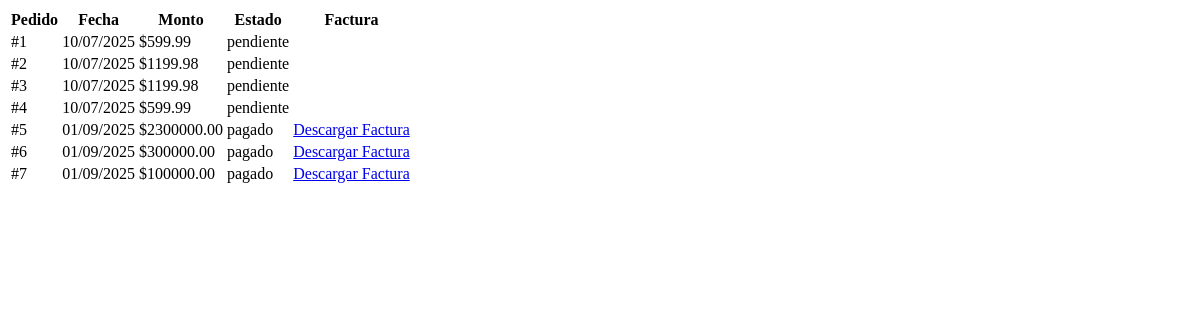
The app's page /dashboard/mis_pedidos (signed in), older data.
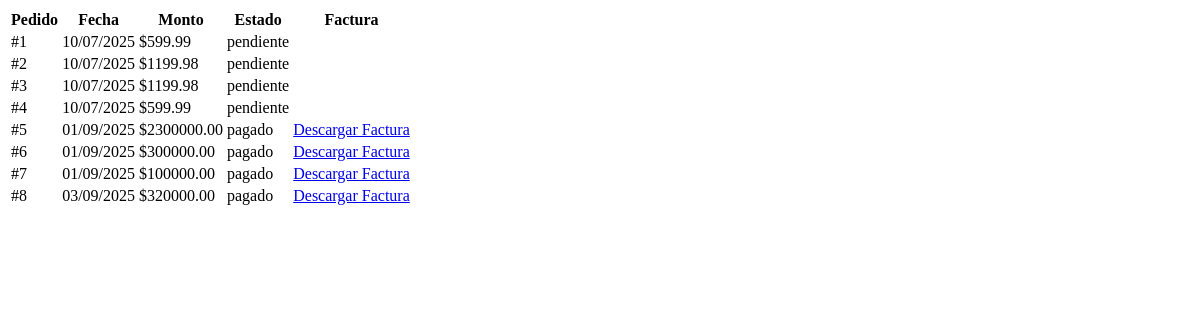
The same page, newer data.
### models/pedido.py (models this page shows)
class Pedido(db.Model):
    __tablename__ = 'pedidos'
    id = db.Column(db.Integer, primary_key=True)
    usuario_id = db.Column(db.Integer, db.ForeignKey('usuarios.id'))
    direccion_id = db.Column(db.Integer, db.ForeignKey('direcciones.id'))
    monto_total = db.Column(db.Numeric(10, 2), nullable=False)
    metodo_pago = db.Column(db.String(20), nullable=False)
    estado = db.Column(db.String(20), default='pendiente')
    fecha_creacion = db.Column(db.DateTime, default=db.func.current_timestamp())
    usuario = db.relationship('User', backref='pedidos')
    detalles = db.relationship('DetallePedido', back_populates='pedido', lazy=True)
    direccion = db.relationship('Direccion', backref='pedidos')

### routes/dashboard.py (the view)
@dashboard_bp.route('/mis_pedidos')
@login_required
def mis_pedidos():
    if current_user.rol != 'cliente':
        flash('Acceso denegado', 'danger')
        return redirect(url_for('dashboard.client_dashboard'))
    pedidos = Pedido.query.filter_by(usuario_id=current_user.id).all()
    return render_template('mis_pedidos.html', pedidos=pedidos)

### app.py (called while the page is built)
@login_manager.user_loader
def load_user(user_id):
    return db.session.get(User, int(user_id))

### templates/mis_pedidos.html
<table class="cart-table">
    <thead>
        <tr>
            <th>Pedido</th>
            <th>Fecha</th>
            <th>Monto</th>
            <th>Estado</th>
            <th>Factura</th>
        </tr>
    </thead>
    <tbody>
        {% for pedido in pedidos %}
        <tr>
            <td>#{{ pedido.id }}</td>
            <td>{{ pedido.fecha_creacion.strftime('%d/%m/%Y') }}</td>
            <td>${{ "%.2f"|format(pedido.monto_total) }}</td>
            <td>{{ pedido.estado }}</td>
            <td>
                {% if pedido.estado == 'pagado' %}
                <a href="{{ url_for('cart.descargar_factura', pedido_id=pedido.id) }}" class="btn btn-primary">Descargar Factura</a>
                {% endif %}
            </td>
        </tr>
        {% endfor %}
    </tbody>
</table>

Row changes from the older to the newer data that the page shows:
added Pedido: id "8", fecha_creacion "03/09/2025", monto_total "320000.00", estado "pagado"
